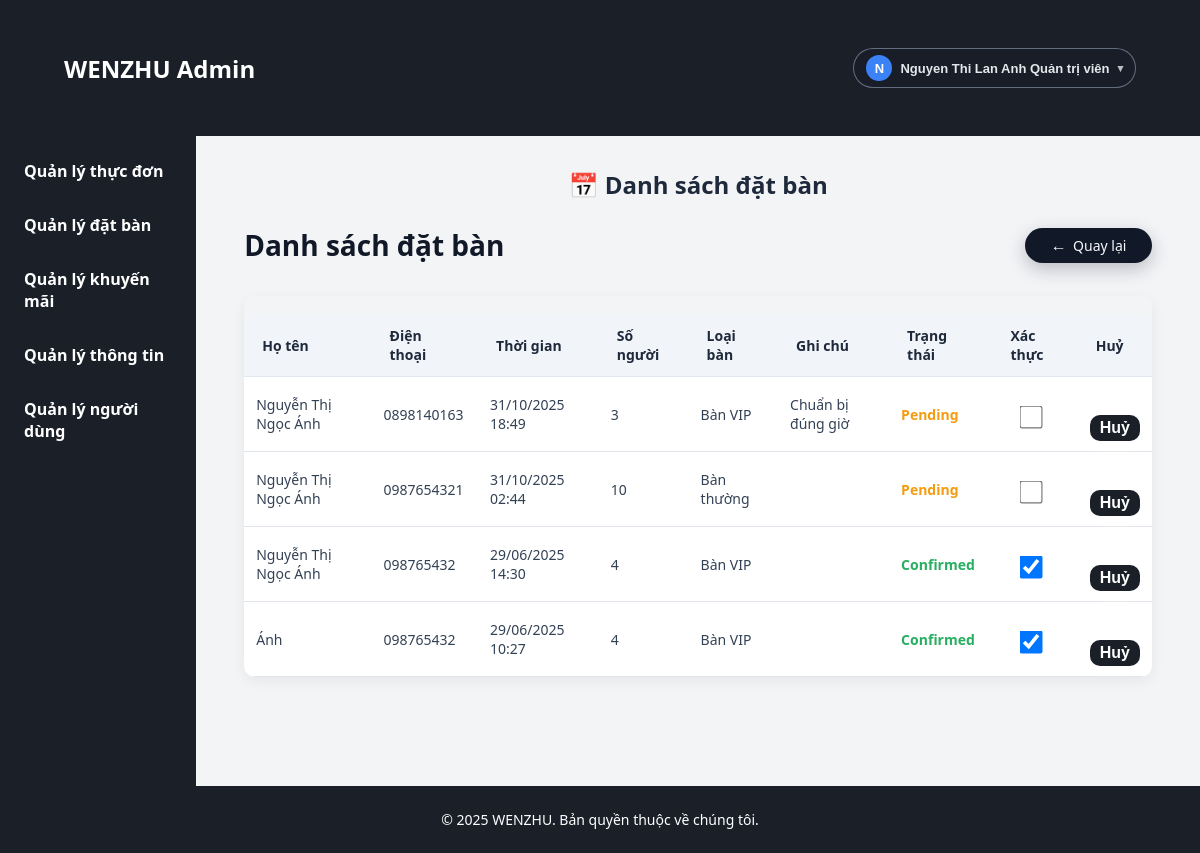
The page /admin/reservation_manage.php (signed in) on the database as committed earlier.
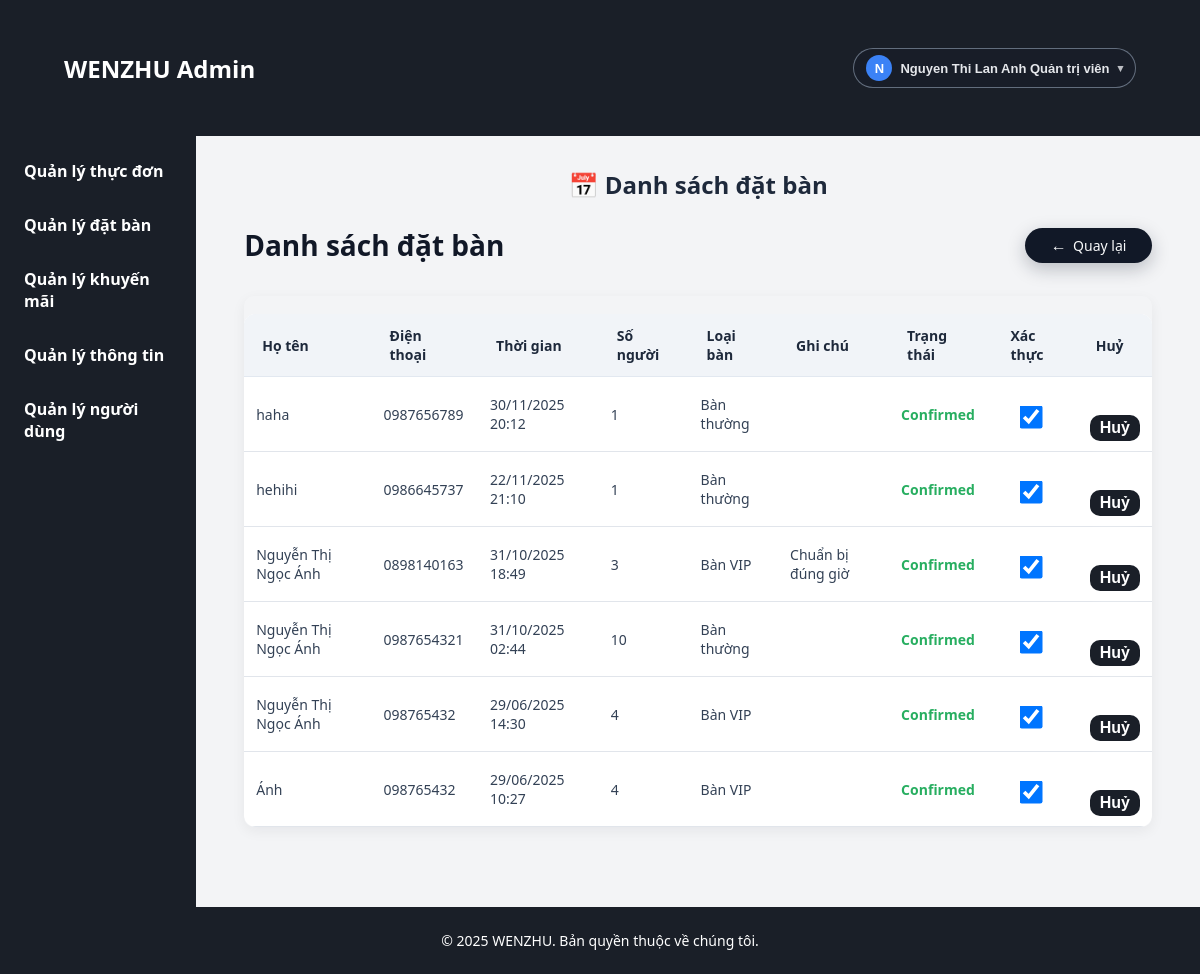
The same page on the database as committed later.
### tables this page shows
CREATE TABLE `reservations` (
  `id` int(11) NOT NULL,
  `full_name` varchar(100) NOT NULL,
  `phone` varchar(20) NOT NULL,
  `reservation_date` datetime NOT NULL,
  `people_count` int(11) NOT NULL,
  `note` text DEFAULT NULL,
  `status` enum('pending','confirmed','cancelled') DEFAULT 'pending',
  `confirmation_code` varchar(20) DEFAULT NULL,
  `created_at` datetime DEFAULT current_timestamp(),
  `table_type` varchar(20) NOT NULL DEFAULT 'Bàn thường',
  `customer_id` int(11) DEFAULT NULL,
  `confirmed_by` int(11) DEFAULT NULL
);

### includes/db.php (called while the page is built, shortened)
<?php
spl_autoload_register(function ($class) {
    $prefixes = [
        'App\\Controllers\\' => __DIR__ . '/../controllers/',
        'App\\Models\\'      => __DIR__ . '/classes/',
        'App\\Components\\'  => __DIR__ . '/classes/',
        'App\\'              => __DIR__ . '/classes/',
    ];
    foreach ($prefixes as $prefix => $baseDir) {
        $len = strlen($prefix);
        $relative = substr($class, $len);
        $file = $baseDir . str_replace('\\', '/', $relative) . '.php';
        if (is_file($file)) {
            return;
        }
    }
});
require_once __DIR__ . '/classes/db.php';
require_once __DIR__ . '/classes/auth.php';
require_once __DIR__ . '/classes/models.php';
require_once __DIR__ . '/classes/components.php';

### includes/classes/auth.php (called while the page is built, shortened)
<?php
final class Auth {
    public static function guardAdmin(): void {
        $role = $_SESSION['user_role'] ?? '';
    }
}

### includes/classes/db.php (called while the page is built, shortened)
<?php
final class Db {
    private static ?\mysqli $conn = null;
    public static function conn(): \mysqli {
        if (!self::$conn) {
            self::$conn = new \mysqli('localhost', 'root', '', 'restaurant_db');
            self::$conn->set_charset('utf8mb4');
        }
        return self::$conn;
    }
}

### includes/classes/models.php (called while the page is built, shortened)
<?php
final class Reservation
{
    public static function listAll() {
        try {
            return Db::conn()->query(
                "SELECT * FROM reservations ORDER BY reservation_date DESC"
            );
        } catch (\Throwable $e) {
            return false;
        }
    }
}

### controllers/ReservationController.php (called while the page is built, shortened)
<?php
final class ReservationController
{
  public function listAll()
    {
        return Reservation::listAll();
    }
}

### admin/reservation_manage.php (the view, shortened to what this page needs)
<?php
require_once __DIR__ . '/../includes/db.php';
$ctrl = new ReservationController();
$list = $ctrl->listAll();
?>
<!DOCTYPE html>
<html lang="vi">
<head>
  <link rel="stylesheet" href="../assets/css/admin.css?v=<?= time(); ?>">
</head>
<body>
<?php include 'header.php'; ?>
<div class="admin-dashboard">
  <?php AdminLayout::sidebar(); ?>
  <main class="admin-overview">
    <h2>📅 Danh sách đặt bàn</h2>
    <div class="admin-page-header">
    <h1 class="admin-page-title">Danh sách đặt bàn</h1>
    <a href="dashboard.php" class="admin-back-btn">
        <span class="admin-back-btn-icon">←</span>
        Quay lại
    </a>
</div>
    <div class="table-wrap">
      <table>
        <thead>
          <tr>
            <th>Họ tên</th>
            <th>Điện thoại</th>
            <th>Thời gian</th>
            <th>Số người</th>
            <th>Loại bàn</th>
            <th>Ghi chú</th>
            <th>Trạng thái</th>
            <th>Xác thực</th>
            <th>Huỷ</th>
          </tr>
        </thead>
        <tbody>
        <?php if ($list && $list->num_rows): ?>
          <?php while ($r = $list->fetch_assoc()): ?>
            <?php
              $status = (string)$r['status'];
              $isConfirmed = ($status === 'confirmed');
              $timeStr = $r['reservation_date'] ? date('d/m/Y H:i', strtotime($r['reservation_date'])) : '';
            ?>
            <tr>
              <td><?= htmlspecialchars($r['full_name'] ?? '') ?></td>
              <td><?= htmlspecialchars($r['phone'] ?? '') ?></td>
              <td><?= htmlspecialchars($timeStr) ?></td>
              <td><?= (int)($r['people_count'] ?? 0) ?></td>
              <td><?= htmlspecialchars($r['table_type'] ?? '') ?></td>
              <td><?= htmlspecialchars($r['note'] ?? '') ?></td>
              <td class="status-<?= htmlspecialchars($status) ?>"><?= htmlspecialchars(ucfirst($status)) ?></td>
              <td style="text-align:center;">
                <form method="post" style="display:inline">
                  <input type="checkbox" <?= $isConfirmed ? 'checked' : '' ?> onchange="this.form.submit()">
                </form>
              </td>
              <td style="text-align:center;">
                <?php if ($status !== 'cancelled'): ?>
                  <form method="post" onsubmit="return confirm('Xác nhận huỷ đặt bàn này?')">
                    <button type="submit" class="btn danger" style="padding:4px 10px;">Huỷ</button>
                  </form>
                <?php else: ?>
                  —
                <?php endif; ?>
              </td>
            </tr>
          <?php endwhile; ?>
        <?php else: ?>
          <tr><td colspan="9" style="text-align:center;">Chưa có đặt bàn.</td></tr>
        <?php endif; ?>
        </tbody>
      </table>
    </div>
  </main>
</div>
<?php AdminLayout::footer(); ?>
</body>
</html>

### admin/header.php (shortened to what this page needs)
<?php
$username = $_SESSION['username'] ?? 'Quản trị';
$role     = $_SESSION['user_role'] ?? 'admin';
$roleLabel = ($role === 'admin') ? 'Quản trị viên' : 'Nhân viên';
$initial = function (string $name): string {
    $name = trim($name);
    if ($name === '') return 'U';
    return mb_strtoupper(mb_substr($name, 0, 1, 'UTF-8'), 'UTF-8');
};
$avatarLetter = $initial($username);
?>
<header class="admin-header">
    <h1>WENZHU Admin</h1>
    <div class="user-dropdown">
        <button class="user-dropdown-trigger" type="button">
            <div class="user-avatar">
                <?= htmlspecialchars($avatarLetter, ENT_QUOTES, 'UTF-8') ?>
            </div>
            <div class="user-info">
                <span class="user-name">
                    <?= htmlspecialchars($username, ENT_QUOTES, 'UTF-8') ?>
                </span>
                <span class="user-role">
                    <?= htmlspecialchars($roleLabel, ENT_QUOTES, 'UTF-8') ?>
                </span>
            </div>
            <span class="user-caret">▾</span>
        </button>
    </div>
</header>

### includes/classes/components.php (shortened to what this page needs)
<?php
class AdminFooter {
    private string $year; private string $brand;
    public function __construct(string $brand = 'WENZHU') {
        $this->year = date('Y'); $this->brand = htmlspecialchars($brand);
    }
    public function render(): void {
        echo <<<HTML
        <link rel="stylesheet" href="../assets/css/admin.css">
        <footer class="admin-footer">
            <p>&copy; {$this->year} {$this->brand}. Bản quyền thuộc về chúng tôi.</p>
        </footer>
        HTML;
    }
}
class AdminSidebar {
    private array $items;
    public function __construct(?string $role = null) {
        $this->items = [
            [
                'label' => 'Quản lý thực đơn',
                'href'  => 'menu_manage.php',
                'roles' => ['admin', 'staff']
            ],
            [
                'label' => 'Quản lý đặt bàn',
                'href'  => 'reservation_manage.php',
                'roles' => ['admin', 'staff']
            ],
            [
            'label' => 'Quản lý khuyến mãi',
                'href'  => 'promotion_manage.php',
                'roles' => ['admin', 'staff']
            ],
            [
                'label' => 'Quản lý thông tin',
                'href'  => 'info.php',
                'roles' => ['admin']
            ],
            [
                'label' => 'Quản lý người dùng',
                'href'  => 'users_manage.php',
                'roles' => ['admin']
            ],
        ];
    }
    private function currentFile(): string {
        $path = parse_url($_SERVER['REQUEST_URI'] ?? '', PHP_URL_PATH) ?? '';
        return basename($path) ?: '';
    }
    public function render(): void {
        $current = $this->currentFile();
        echo '<nav class="admin-menu"><ul>';
        foreach ($this->items as $item) {
            $active = ($current === $item['href']) ? ' class="active"' : '';
            echo "<li><a href=\"{$item['href']}\"{$active}>"
                 . htmlspecialchars($item['label']) . "</a></li>";
        }
        echo '</ul></nav>';
    }
}
class AdminLayout {
    public static function sidebar(): void { (new AdminSidebar())->render(); }
    public static function footer(string $brand='WENZHU'): void { (new AdminFooter($brand))->render(); }
}

Rows that differ between the two databases and show on the page:
added reservations: full_name "haha", phone "0987656789", reservation_date "30/11/2025 20:12", people_count "1", table_type "Bàn thường", status "Confirmed", status "☑"
added reservations: full_name "hehihi", phone "0986645737", reservation_date "22/11/2025 21:10", people_count "1", table_type "Bàn thường", status "Confirmed", status "☑"
changed reservations "Chuẩn bị đúng giờ": status "Pending" → "Confirmed"; status "☐" → "☑"
changed reservations (number 4 of 6 on the later page): status "Pending" → "Confirmed"; status "☐" → "☑"
